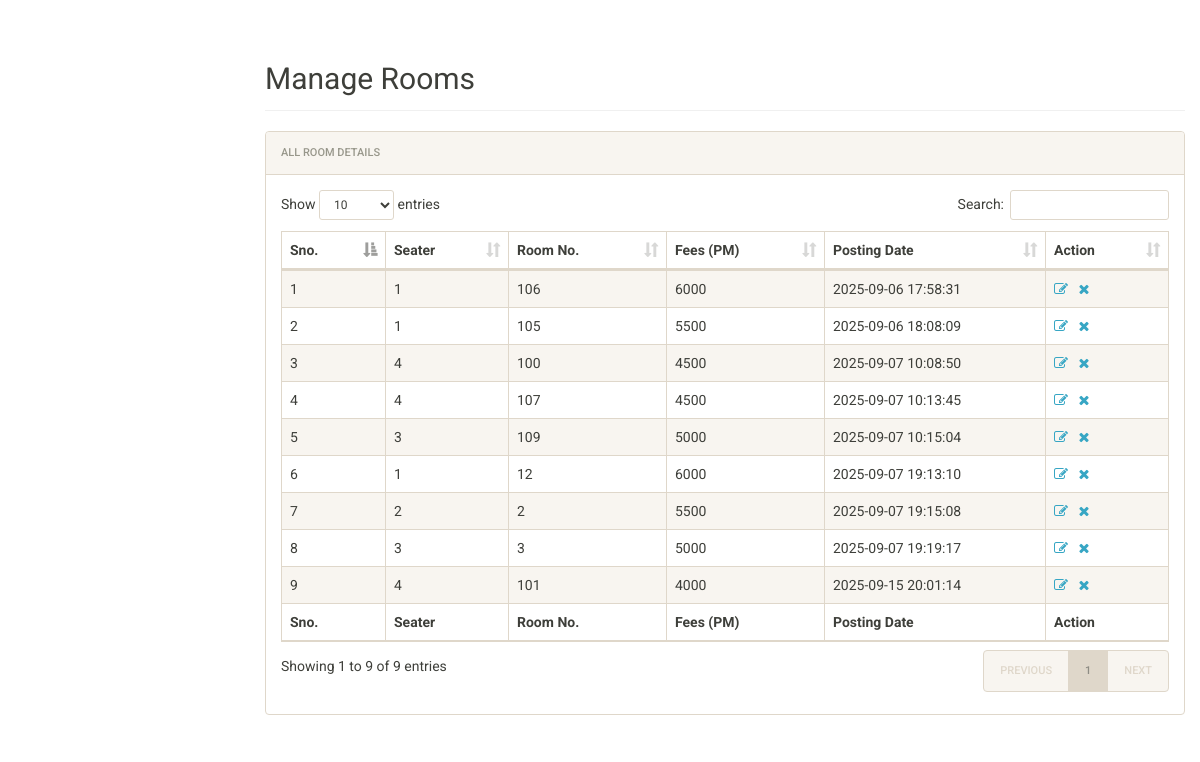
/hostel/admin/manage-rooms.php (signed in), run on the app's committed database.
### tables this page shows
CREATE TABLE `rooms` (
  `id` int(11) NOT NULL,
  `seater` int(11) DEFAULT NULL,
  `room_no` int(11) DEFAULT NULL,
  `fees` int(11) DEFAULT NULL,
  `posting_date` timestamp NULL DEFAULT current_timestamp()
);

### hostel/admin/manage-rooms.php (the view, shortened to what this page needs)
<?php
include('includes/config.php');
?>
<!doctype html>
<html lang="en" class="no-js">
<head>
	<link rel="stylesheet" href="css/font-awesome.min.css">
	<link rel="stylesheet" href="css/bootstrap.min.css">
	<link rel="stylesheet" href="css/dataTables.bootstrap.min.css">
	<link rel="stylesheet" href="css/bootstrap-social.css">
	<link rel="stylesheet" href="css/bootstrap-select.css">
	<link rel="stylesheet" href="css/fileinput.min.css">
	<link rel="stylesheet" href="css/awesome-bootstrap-checkbox.css">
	<link rel="stylesheet" href="css/style.css">
</head>
<body>
	<div class="ts-main-content">
		<div class="content-wrapper">
			<div class="container-fluid">
				<div class="row">
					<div class="col-md-12">
						<h2 class="page-title" style="margin-top: 4%">Manage Rooms</h2>
						<div class="panel panel-default">
							<div class="panel-heading">All Room Details</div>
							<div class="panel-body">
								<table id="zctb" class="display table table-striped table-bordered table-hover" cellspacing="0" width="100%">
									<thead>
										<tr>
											<th>Sno.</th>
											<th>Seater</th>
											<th>Room No.</th>
											<th>Fees (PM) </th>
											<th>Posting Date  </th>
											<th>Action</th>
										</tr>
									</thead>
									<tfoot>
										<tr>
											<th>Sno.</th>
											<th>Seater</th>
											<th>Room No.</th>
											<th>Fees (PM) </th>
											<th>Posting Date  </th>
											<th>Action</th>
										</tr>
									</tfoot>
									<tbody>
<?php
$ret="select * from rooms";
$stmt= $mysqli->prepare($ret) ;
$stmt->execute() ;
$res=$stmt->get_result();
$cnt=1;
while($row=$res->fetch_object())
	  {
	  	?>
<tr><td><?php echo $cnt;;?></td>
<td><?php echo $row->seater;?></td>
<td><?php echo $row->room_no;?></td>
<td><?php echo $row->fees;?></td>
<td><?php echo $row->posting_date;?></td>
<td><a href="edit-room.php?id=<?php echo $row->id;?>"><i class="fa fa-edit"></i></a>&nbsp;&nbsp;
<a href="manage-rooms.php?del=<?php echo $row->id;?>" onclick="return confirm("Do you want to delete");"><i class="fa fa-close"></i></a></td>
										</tr>
									<?php
$cnt=$cnt+1;
									 } ?>
									</tbody>
								</table>
							</div>
						</div>
					</div>
				</div>
			</div>
		</div>
	</div>
</body>
</html>

### hostel/admin/css/style.css (style rules this page uses)
html { font-size: 14px; }
@media only screen and (min-width: 480px) { html { font-size: 17px; } }
@media only screen and (min-width: 768px) { html { font-size: 14px; } }
body { font-size: 1em; }
a { color: #37a6c4; }
.panel { overflow: hidden; }
.page-title { padding-bottom: 15px; margin-bottom: 20px; border-bottom: 1px solid #f0f0f0; }
.ts-main-content .content-wrapper { padding-top: 15px; margin-top: 10px; }
@media only screen and (min-width: 992px) { .ts-main-content .content-wrapper { margin-left: 250px; } }

### data on the page
rooms: seater "1", room_no "106", fees "6000", posting_date "2025-09-06 17:58:31"
rooms: seater "1", room_no "105", fees "5500", posting_date "2025-09-06 18:08:09"
rooms: seater "4", room_no "100", fees "4500", posting_date "2025-09-07 10:08:50"
rooms: seater "4", room_no "107", fees "4500", posting_date "2025-09-07 10:13:45"
rooms: seater "3", room_no "109", fees "5000", posting_date "2025-09-07 10:15:04"
rooms: seater "1", room_no "12", fees "6000", posting_date "2025-09-07 19:13:10"
rooms: seater "2", room_no "2", fees "5500", posting_date "2025-09-07 19:15:08"
rooms: seater "3", room_no "3", fees "5000", posting_date "2025-09-07 19:19:17"
rooms: seater "4", room_no "101", fees "4000", posting_date "2025-09-15 20:01:14"
